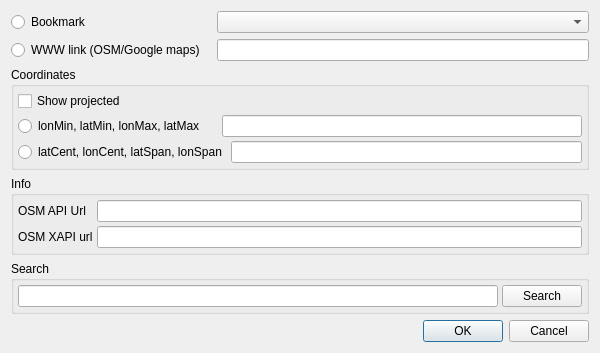
<?xml version="1.0" encoding="UTF-8"?>
<ui version="4.0">
 <class>GotoDialog</class>
 <widget class="QDialog" name="GotoDialog">
  <property name="geometry">
   <rect>
    <x>0</x>
    <y>0</y>
    <width>600</width>
    <height>328</height>
   </rect>
  </property>
  <property name="windowTitle">
   <string>Go To</string>
  </property>
  <layout class="QVBoxLayout" name="verticalLayout">
   <item>
    <layout class="QHBoxLayout" name="horizontalLayout_4">
     <item>
      <widget class="QRadioButton" name="rbBookmark">
       <property name="minimumSize">
        <size>
         <width>200</width>
         <height>0</height>
        </size>
       </property>
       <property name="text">
        <string>Bookmark</string>
       </property>
      </widget>
     </item>
     <item>
      <widget class="QComboBox" name="coordBookmark">
       <property name="sizePolicy">
        <sizepolicy hsizetype="Expanding" vsizetype="Fixed">
         <horstretch>0</horstretch>
         <verstretch>0</verstretch>
        </sizepolicy>
       </property>
       <property name="minimumSize">
        <size>
         <width>200</width>
         <height>0</height>
        </size>
       </property>
      </widget>
     </item>
    </layout>
   </item>
   <item>
    <layout class="QHBoxLayout" name="horizontalLayout_2">
     <item>
      <widget class="QRadioButton" name="rbLink">
       <property name="minimumSize">
        <size>
         <width>200</width>
         <height>0</height>
        </size>
       </property>
       <property name="text">
        <string>WWW link (OSM/Google maps)</string>
       </property>
      </widget>
     </item>
     <item>
      <widget class="QLineEdit" name="coordLink">
       <property name="sizePolicy">
        <sizepolicy hsizetype="Expanding" vsizetype="Fixed">
         <horstretch>0</horstretch>
         <verstretch>0</verstretch>
        </sizepolicy>
       </property>
      </widget>
     </item>
    </layout>
   </item>
   <item>
    <widget class="QGroupBox" name="groupBox_2">
     <property name="title">
      <string>Coordinates</string>
     </property>
     <layout class="QVBoxLayout" name="verticalLayout_5">
      <property name="spacing">
       <number>4</number>
      </property>
      <property name="margin">
       <number>4</number>
      </property>
      <item>
       <widget class="QCheckBox" name="cbCoordShowProjected">
        <property name="text">
         <string>Show projected</string>
        </property>
       </widget>
      </item>
      <item>
       <layout class="QHBoxLayout" name="horizontalLayout_3">
        <item>
         <widget class="QRadioButton" name="rbCoord">
          <property name="minimumSize">
           <size>
            <width>200</width>
            <height>0</height>
           </size>
          </property>
          <property name="text">
           <string>lonMin, latMin, lonMax, latMax</string>
          </property>
         </widget>
        </item>
        <item>
         <widget class="QLineEdit" name="coordCoord">
          <property name="sizePolicy">
           <sizepolicy hsizetype="Expanding" vsizetype="Fixed">
            <horstretch>0</horstretch>
            <verstretch>0</verstretch>
           </sizepolicy>
          </property>
         </widget>
        </item>
       </layout>
      </item>
      <item>
       <layout class="QHBoxLayout" name="horizontalLayout">
        <item>
         <widget class="QRadioButton" name="rbSpan">
          <property name="minimumSize">
           <size>
            <width>200</width>
            <height>0</height>
           </size>
          </property>
          <property name="text">
           <string>latCent, lonCent, latSpan, lonSpan</string>
          </property>
         </widget>
        </item>
        <item>
         <widget class="QLineEdit" name="coordSpan">
          <property name="sizePolicy">
           <sizepolicy hsizetype="Expanding" vsizetype="Fixed">
            <horstretch>0</horstretch>
            <verstretch>0</verstretch>
           </sizepolicy>
          </property>
         </widget>
        </item>
       </layout>
      </item>
     </layout>
    </widget>
   </item>
   <item>
    <widget class="QGroupBox" name="groupBox">
     <property name="title">
      <string>Info</string>
     </property>
     <layout class="QVBoxLayout" name="verticalLayout_2">
      <property name="spacing">
       <number>4</number>
      </property>
      <property name="margin">
       <number>4</number>
      </property>
      <item>
       <layout class="QHBoxLayout" name="horizontalLayout_5">
        <item>
         <widget class="QLabel" name="label">
          <property name="minimumSize">
           <size>
            <width>75</width>
            <height>0</height>
           </size>
          </property>
          <property name="text">
           <string>OSM API Url</string>
          </property>
         </widget>
        </item>
        <item>
         <widget class="QLineEdit" name="coordOsmApi">
          <property name="enabled">
           <bool>true</bool>
          </property>
          <property name="readOnly">
           <bool>true</bool>
          </property>
         </widget>
        </item>
       </layout>
      </item>
      <item>
       <layout class="QHBoxLayout" name="horizontalLayout_6">
        <item>
         <widget class="QLabel" name="label_2">
          <property name="minimumSize">
           <size>
            <width>75</width>
            <height>0</height>
           </size>
          </property>
          <property name="text">
           <string>OSM XAPI url</string>
          </property>
         </widget>
        </item>
        <item>
         <widget class="QLineEdit" name="coordOsmXApi">
          <property name="enabled">
           <bool>true</bool>
          </property>
          <property name="readOnly">
           <bool>true</bool>
          </property>
         </widget>
        </item>
       </layout>
      </item>
     </layout>
    </widget>
   </item>
   <item>
    <widget class="QGroupBox" name="searchBox">
     <property name="title">
      <string>Search</string>
     </property>
     <layout class="QVBoxLayout" name="verticalLayout_3">
      <property name="spacing">
       <number>4</number>
      </property>
      <property name="margin">
       <number>4</number>
      </property>
      <item>
       <layout class="QVBoxLayout" name="verticalLayout_4">
        <item>
         <layout class="QHBoxLayout" name="horizontalLayout_7">
          <item>
           <widget class="QLineEdit" name="NameFinderEdit"/>
          </item>
          <item>
           <widget class="QPushButton" name="searchButton">
            <property name="text">
             <string>Search</string>
            </property>
           </widget>
          </item>
         </layout>
        </item>
       </layout>
      </item>
     </layout>
    </widget>
   </item>
   <item>
    <widget class="QDialogButtonBox" name="buttonBox">
     <property name="orientation">
      <enum>Qt::Horizontal</enum>
     </property>
     <property name="standardButtons">
      <set>QDialogButtonBox::Cancel|QDialogButtonBox::Ok</set>
     </property>
    </widget>
   </item>
  </layout>
 </widget>
 <tabstops>
  <tabstop>coordBookmark</tabstop>
  <tabstop>coordLink</tabstop>
  <tabstop>coordCoord</tabstop>
  <tabstop>coordSpan</tabstop>
  <tabstop>coordOsmApi</tabstop>
  <tabstop>coordOsmXApi</tabstop>
  <tabstop>NameFinderEdit</tabstop>
  <tabstop>searchButton</tabstop>
  <tabstop>buttonBox</tabstop>
  <tabstop>rbBookmark</tabstop>
  <tabstop>rbLink</tabstop>
  <tabstop>rbCoord</tabstop>
  <tabstop>rbSpan</tabstop>
 </tabstops>
 <resources/>
 <connections>
  <connection>
   <sender>buttonBox</sender>
   <signal>rejected()</signal>
   <receiver>GotoDialog</receiver>
   <slot>reject()</slot>
   <hints>
    <hint type="sourcelabel">
     <x>223</x>
     <y>151</y>
    </hint>
    <hint type="destinationlabel">
     <x>266</x>
     <y>108</y>
    </hint>
   </hints>
  </connection>
  <connection>
   <sender>coordSpan</sender>
   <signal>textEdited(QString)</signal>
   <receiver>rbSpan</receiver>
   <slot>toggle()</slot>
   <hints>
    <hint type="sourcelabel">
     <x>240</x>
     <y>98</y>
    </hint>
    <hint type="destinationlabel">
     <x>101</x>
     <y>106</y>
    </hint>
   </hints>
  </connection>
  <connection>
   <sender>coordCoord</sender>
   <signal>textEdited(QString)</signal>
   <receiver>rbCoord</receiver>
   <slot>toggle()</slot>
   <hints>
    <hint type="sourcelabel">
     <x>259</x>
     <y>72</y>
    </hint>
    <hint type="destinationlabel">
     <x>117</x>
     <y>79</y>
    </hint>
   </hints>
  </connection>
  <connection>
   <sender>coordLink</sender>
   <signal>textEdited(QString)</signal>
   <receiver>rbLink</receiver>
   <slot>toggle()</slot>
   <hints>
    <hint type="sourcelabel">
     <x>238</x>
     <y>44</y>
    </hint>
    <hint type="destinationlabel">
     <x>111</x>
     <y>48</y>
    </hint>
   </hints>
  </connection>
  <connection>
   <sender>coordBookmark</sender>
   <signal>activated(int)</signal>
   <receiver>rbBookmark</receiver>
   <slot>toggle()</slot>
   <hints>
    <hint type="sourcelabel">
     <x>263</x>
     <y>21</y>
    </hint>
    <hint type="destinationlabel">
     <x>89</x>
     <y>23</y>
    </hint>
   </hints>
  </connection>
  <connection>
   <sender>coordBookmark</sender>
   <signal>highlighted(int)</signal>
   <receiver>rbBookmark</receiver>
   <slot>toggle()</slot>
   <hints>
    <hint type="sourcelabel">
     <x>290</x>
     <y>14</y>
    </hint>
    <hint type="destinationlabel">
     <x>137</x>
     <y>19</y>
    </hint>
   </hints>
  </connection>
 </connections>
</ui>
